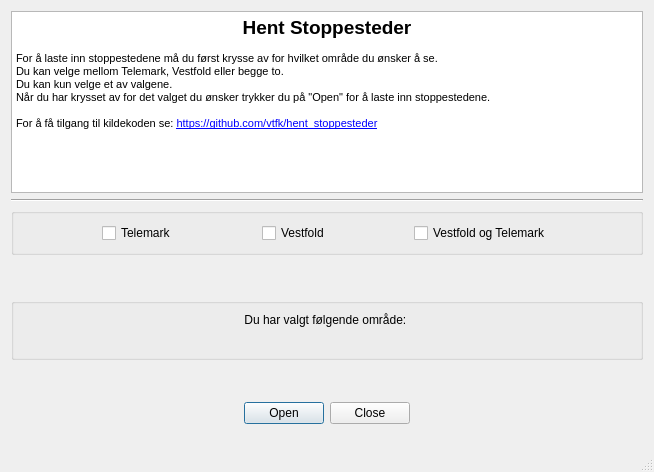
<?xml version="1.0" encoding="UTF-8"?>
<ui version="4.0">
 <class>loadStopPlacesBussDialogBase</class>
 <widget class="QDialog" name="loadStopPlacesBussDialogBase">
  <property name="windowModality">
   <enum>Qt::ApplicationModal</enum>
  </property>
  <property name="geometry">
   <rect>
    <x>0</x>
    <y>0</y>
    <width>654</width>
    <height>472</height>
   </rect>
  </property>
  <property name="sizePolicy">
   <sizepolicy hsizetype="Expanding" vsizetype="Expanding">
    <horstretch>0</horstretch>
    <verstretch>0</verstretch>
   </sizepolicy>
  </property>
  <property name="windowTitle">
   <string>Hent Stoppesteder</string>
  </property>
  <property name="sizeGripEnabled">
   <bool>true</bool>
  </property>
  <layout class="QVBoxLayout" name="verticalLayout_5">
   <item>
    <layout class="QVBoxLayout" name="verticalLayout_4">
     <item>
      <layout class="QVBoxLayout" name="verticalLayout">
       <item>
        <widget class="QTextBrowser" name="textBrowser">
         <property name="minimumSize">
          <size>
           <width>539</width>
           <height>103</height>
          </size>
         </property>
         <property name="html">
          <string>&lt;!DOCTYPE HTML PUBLIC &quot;-//W3C//DTD HTML 4.0//EN&quot; &quot;http://www.w3.org/TR/REC-html40/strict.dtd&quot;&gt;
&lt;html&gt;&lt;head&gt;&lt;meta name=&quot;qrichtext&quot; content=&quot;1&quot; /&gt;&lt;style type=&quot;text/css&quot;&gt;
p, li { white-space: pre-wrap; }
&lt;/style&gt;&lt;/head&gt;&lt;body style=&quot; font-family:'MS Shell Dlg 2'; font-size:7.875pt; font-weight:400; font-style:normal;&quot;&gt;
&lt;p align=&quot;center&quot; style=&quot; margin-top:0px; margin-bottom:0px; margin-left:0px; margin-right:0px; -qt-block-indent:0; text-indent:0px;&quot;&gt;&lt;span style=&quot; font-size:14pt; font-weight:600;&quot;&gt;Hent Stoppesteder&lt;/span&gt;&lt;/p&gt;
&lt;p style=&quot;-qt-paragraph-type:empty; margin-top:0px; margin-bottom:0px; margin-left:0px; margin-right:0px; -qt-block-indent:0; text-indent:0px;&quot;&gt;&lt;br /&gt;&lt;/p&gt;
&lt;p style=&quot; margin-top:0px; margin-bottom:0px; margin-left:0px; margin-right:0px; -qt-block-indent:0; text-indent:0px;&quot;&gt;For å laste inn stoppestedene må du først krysse av for hvilket område du ønsker å se.&lt;/p&gt;
&lt;p style=&quot; margin-top:0px; margin-bottom:0px; margin-left:0px; margin-right:0px; -qt-block-indent:0; text-indent:0px;&quot;&gt;Du kan velge mellom Telemark, Vestfold eller begge to.&lt;/p&gt;
&lt;p style=&quot; margin-top:0px; margin-bottom:0px; margin-left:0px; margin-right:0px; -qt-block-indent:0; text-indent:0px;&quot;&gt;Du kan kun velge et av valgene. &lt;/p&gt;
&lt;p style=&quot; margin-top:0px; margin-bottom:0px; margin-left:0px; margin-right:0px; -qt-block-indent:0; text-indent:0px;&quot;&gt;Når du har krysset av for det valget du ønsker trykker du på &amp;quot;Open&amp;quot; for å laste inn stoppestedene. &lt;/p&gt;
&lt;p style=&quot;-qt-paragraph-type:empty; margin-top:0px; margin-bottom:0px; margin-left:0px; margin-right:0px; -qt-block-indent:0; text-indent:0px;&quot;&gt;&lt;br /&gt;&lt;/p&gt;
&lt;p style=&quot; margin-top:0px; margin-bottom:0px; margin-left:0px; margin-right:0px; -qt-block-indent:0; text-indent:0px;&quot;&gt;For å få tilgang til kildekoden se: &lt;a href=&quot;GitHub&quot;&gt;&lt;span style=&quot; font-size:8pt; text-decoration: underline; color:#0000ff;&quot;&gt;https://github.com/vtfk/hent_stoppesteder&lt;/span&gt;&lt;/a&gt;&lt;/p&gt;&lt;/body&gt;&lt;/html&gt;</string>
         </property>
        </widget>
       </item>
       <item>
        <layout class="QGridLayout" name="gridLayout">
         <item row="5" column="0">
          <spacer name="verticalSpacer_6">
           <property name="orientation">
            <enum>Qt::Vertical</enum>
           </property>
           <property name="sizeHint" stdset="0">
            <size>
             <width>20</width>
             <height>40</height>
            </size>
           </property>
          </spacer>
         </item>
         <item row="3" column="0">
          <widget class="QGroupBox" name="verticalGroupBox_2">
           <layout class="QVBoxLayout" name="verticalLayout_2">
            <item>
             <widget class="QLabel" name="label_valg_text">
              <property name="layoutDirection">
               <enum>Qt::LeftToRight</enum>
              </property>
              <property name="text">
               <string>Du har valgt følgende område: </string>
              </property>
              <property name="alignment">
               <set>Qt::AlignCenter</set>
              </property>
             </widget>
            </item>
            <item>
             <widget class="QLabel" name="label_valg">
              <property name="font">
               <font>
                <pointsize>10</pointsize>
                <weight>75</weight>
                <bold>true</bold>
               </font>
              </property>
              <property name="text">
               <string/>
              </property>
              <property name="alignment">
               <set>Qt::AlignCenter</set>
              </property>
             </widget>
            </item>
           </layout>
          </widget>
         </item>
         <item row="2" column="0">
          <spacer name="verticalSpacer_3">
           <property name="orientation">
            <enum>Qt::Vertical</enum>
           </property>
           <property name="sizeHint" stdset="0">
            <size>
             <width>20</width>
             <height>40</height>
            </size>
           </property>
          </spacer>
         </item>
         <item row="1" column="0">
          <widget class="QGroupBox" name="horizontalGroupBox">
           <layout class="QHBoxLayout" name="horizontalLayout">
            <item>
             <spacer name="horizontalSpacer_3">
              <property name="orientation">
               <enum>Qt::Horizontal</enum>
              </property>
              <property name="sizeHint" stdset="0">
               <size>
                <width>40</width>
                <height>20</height>
               </size>
              </property>
             </spacer>
            </item>
            <item>
             <widget class="QCheckBox" name="checkBox_telemark">
              <property name="text">
               <string>Telemark</string>
              </property>
             </widget>
            </item>
            <item>
             <spacer name="horizontalSpacer">
              <property name="orientation">
               <enum>Qt::Horizontal</enum>
              </property>
              <property name="sizeHint" stdset="0">
               <size>
                <width>40</width>
                <height>20</height>
               </size>
              </property>
             </spacer>
            </item>
            <item>
             <widget class="QCheckBox" name="checkBox_vestfold">
              <property name="enabled">
               <bool>true</bool>
              </property>
              <property name="text">
               <string>Vestfold</string>
              </property>
             </widget>
            </item>
            <item>
             <spacer name="horizontalSpacer_2">
              <property name="orientation">
               <enum>Qt::Horizontal</enum>
              </property>
              <property name="sizeHint" stdset="0">
               <size>
                <width>40</width>
                <height>20</height>
               </size>
              </property>
             </spacer>
            </item>
            <item>
             <widget class="QCheckBox" name="checkBox_begge">
              <property name="text">
               <string>Vestfold og Telemark</string>
              </property>
             </widget>
            </item>
            <item>
             <spacer name="horizontalSpacer_4">
              <property name="orientation">
               <enum>Qt::Horizontal</enum>
              </property>
              <property name="sizeHint" stdset="0">
               <size>
                <width>40</width>
                <height>20</height>
               </size>
              </property>
             </spacer>
            </item>
           </layout>
          </widget>
         </item>
         <item row="6" column="0">
          <widget class="QDialogButtonBox" name="button_box">
           <property name="orientation">
            <enum>Qt::Horizontal</enum>
           </property>
           <property name="standardButtons">
            <set>QDialogButtonBox::Close|QDialogButtonBox::Open</set>
           </property>
           <property name="centerButtons">
            <bool>true</bool>
           </property>
          </widget>
         </item>
         <item row="7" column="0">
          <spacer name="verticalSpacer_5">
           <property name="orientation">
            <enum>Qt::Vertical</enum>
           </property>
           <property name="sizeHint" stdset="0">
            <size>
             <width>20</width>
             <height>40</height>
            </size>
           </property>
          </spacer>
         </item>
         <item row="0" column="0">
          <widget class="Line" name="line">
           <property name="orientation">
            <enum>Qt::Horizontal</enum>
           </property>
          </widget>
         </item>
        </layout>
       </item>
      </layout>
     </item>
    </layout>
   </item>
  </layout>
 </widget>
 <resources/>
 <connections>
  <connection>
   <sender>button_box</sender>
   <signal>rejected()</signal>
   <receiver>loadStopPlacesBussDialogBase</receiver>
   <slot>reject()</slot>
   <hints>
    <hint type="sourcelabel">
     <x>20</x>
     <y>20</y>
    </hint>
    <hint type="destinationlabel">
     <x>20</x>
     <y>20</y>
    </hint>
   </hints>
  </connection>
  <connection>
   <sender>button_box</sender>
   <signal>accepted()</signal>
   <receiver>loadStopPlacesBussDialogBase</receiver>
   <slot>accept()</slot>
   <hints>
    <hint type="sourcelabel">
     <x>20</x>
     <y>20</y>
    </hint>
    <hint type="destinationlabel">
     <x>20</x>
     <y>20</y>
    </hint>
   </hints>
  </connection>
 </connections>
</ui>
